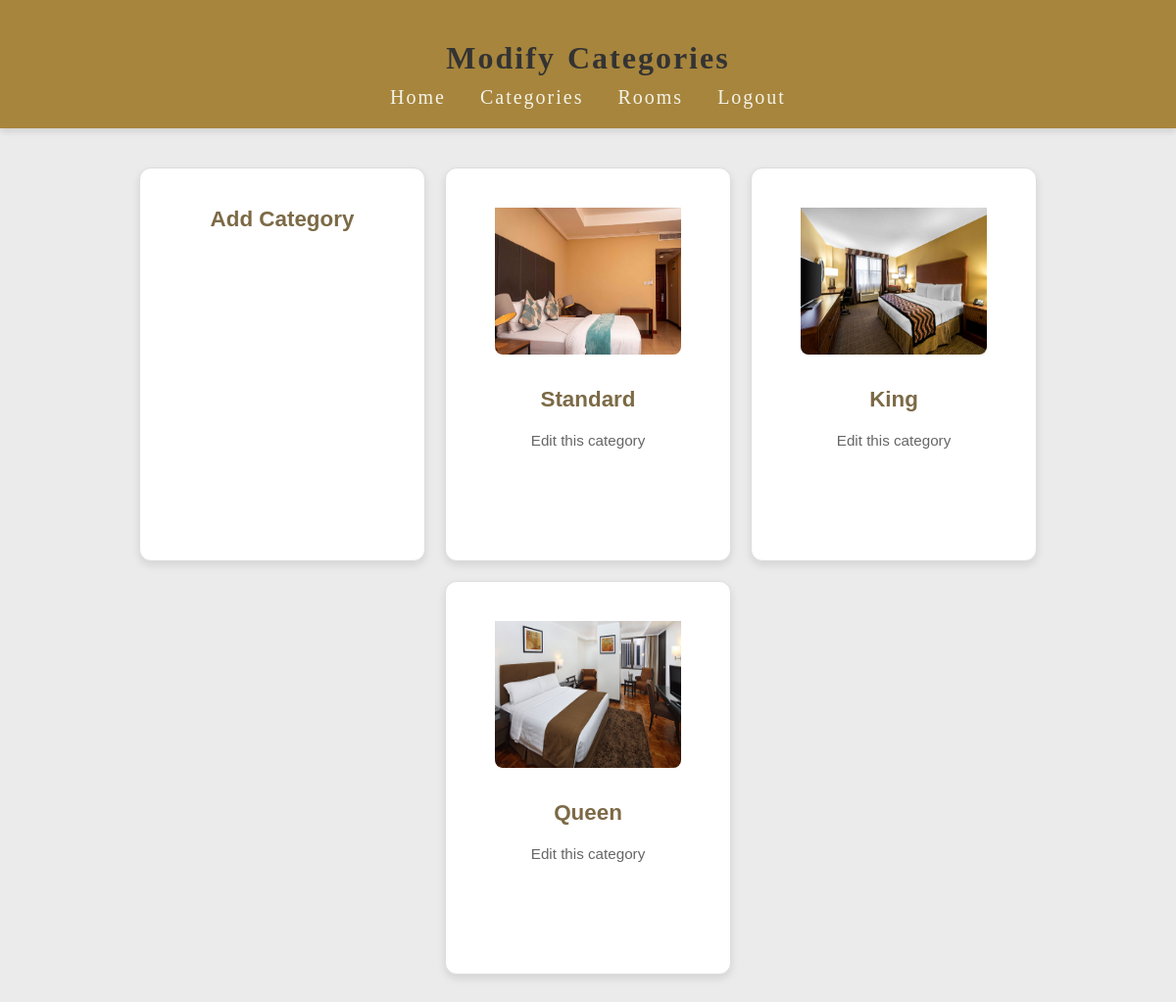
/dashboard/category/modify/ (signed in), run on an earlier commit of the app's database.
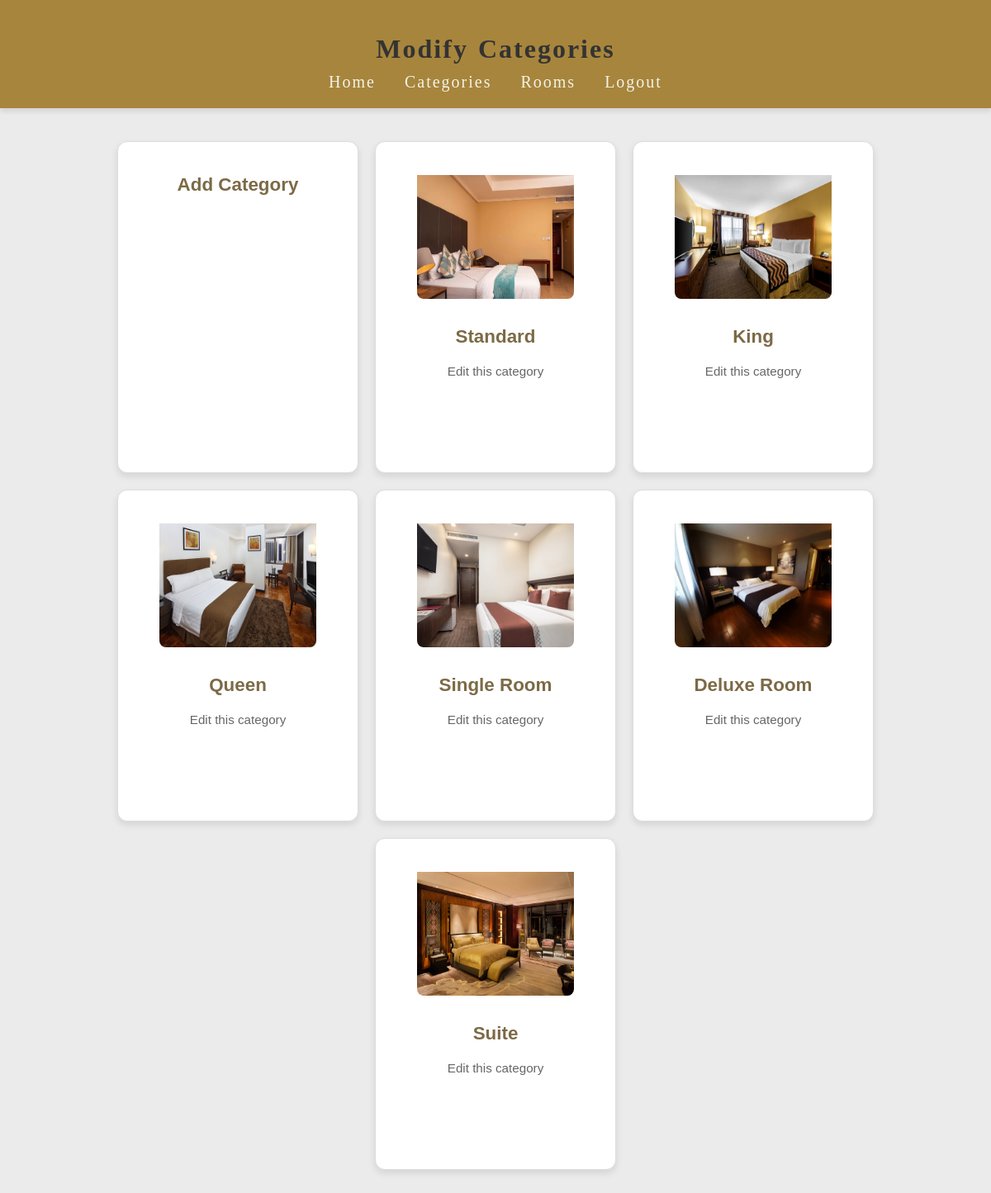
And on a later commit of the database.
### dashboard/models.py (models this page shows, shortened)
class RoomCategory(models.Model):
    category_id = models.CharField(max_length=30)
    room_photo = models.ImageField(default='fallback.png', blank=True)
    room_desc = models.TextField(max_length=200, blank=True)
    room_price = models.DecimalField(max_digits=10, decimal_places=2)

### dashboard/views.py (the view)
# urls.py: path('category/modify/', views.modify_category_landing, name='modify_category_landing'),
@login_required
def modify_category_landing(request):
    categories = RoomCategory.objects.all()  # Updated from Category to RoomCategory
    return render(request, 'dashboard/modify_category_landing.html', {'categories': categories})

### dashboard/templates/dashboard/modify_category_landing.html (shortened to what this page needs)
{% load static %}
<!DOCTYPE html>
<html lang="en">
<head>
    <link rel="stylesheet" href="{% static 'css/css.css' %}">
</head>
<body>
    <header>
        <h1>Modify Categories</h1>
        <ul>
            <li><a href="{% url 'dashboard:admin_landing' %}">Home</a></li>
            <li><a href="{% url 'dashboard:add_or_modify_category' %}">Categories</a></li>
            <li><a href="{% url 'dashboard:add_or_modify_room' %}">Rooms</a></li>
            <li><a href="{% url 'dashboard:admin_logout' %}">Logout</a></li>
        </ul>
    </header>
    <div class="container">
        <div class="card-container">
            <a href="{% url 'dashboard:add_category' %}">
                <h2>Add Category</h2>
            </a>
        </div>
        {% for category in categories %}
        <div class="card-container">
            <a href="{% url 'dashboard:modify_category' category.id %}">
                {% if category.room_photo %}
                <img src="{{ category.room_photo.url }}" alt="Room Photo" class="room-photo">
                {% else %}
                <img src="{% static '../media/lizard.jpeg' %}" alt="Default Room Photo" class="room-photo">
                {% endif %}
                <h2>{{ category.category_id }}</h2>
                <p>Edit this category</p>
            </a>
        </div>
        {% endfor %}
    </div>
</body>
</html>

### dashboard/static/css/css.css (style rules this page uses)
body { font-family: 'Arial', sans-serif; background:#ebebeb; margin: 0; display: flex; flex-direction: column; height: 100vh; }
header { display: flex; flex-direction: column; align-items: center; justify-content: center; background-color: #a7853c; padding: 20px; box-shadow: 0px 4px 6px rgba(0, 0, 0, 0.1); font-family: "Palatino Linotype", "Book Antiqua", Palatino, serif; font-size: 20px; letter-spacing: 2px; word-spacing: 2px; color: #ffffff; font-weight: 400; text-decoration: none; font-style: normal; font-variant: normal; text-transform: none; }
header h1 { font-size: 2rem; margin-bottom: 10px; color: #333; }
header ul { list-style: none; display: flex; gap: 15px; padding: 0; margin: 0; }
header ul li { margin: 0; }
header ul li a { text-decoration: none; color: #fafdf8ea; font-weight: 500; padding: 5px 10px; border-radius: 5px; transition: background-color 0.3s, color 0.3s; }
a { text-decoration: none; color: #7C6A46; }
h2 { text-align: center; margin-bottom: 20px; color: #7C6A46; }
.container { display: flex; justify-content: center; align-items: center; flex-wrap: wrap; gap: 20px; padding: 40px; }
.card-container { width: 250px; height: 360px; background-color: #ffffff; border: 1px solid #ddd; border-radius: 12px; box-shadow: 0 4px 8px rgba(0, 0, 0, 0.1); transition: transform 0.3s ease, box-shadow 0.3s ease; text-align: center; padding: 20px; text-decoration: none; color: inherit; }
.card-container h2 { color: #7C6A46; font-size: 1.4em; }
.card-container p { color: #666; font-size: 0.95em; }
.card-container img { padding-top: 20px; width: 190px; height: 150px; }
.room-photo { width: 50%; height: auto; border-radius: 8px; margin-bottom: 10px; }

What changed in the data, as far as the page shows it:
added RoomCategory: room_photo (picture), category_id "Single Room"
added RoomCategory: room_photo (picture), category_id "Deluxe Room"
added RoomCategory: room_photo (picture), category_id "Suite"
